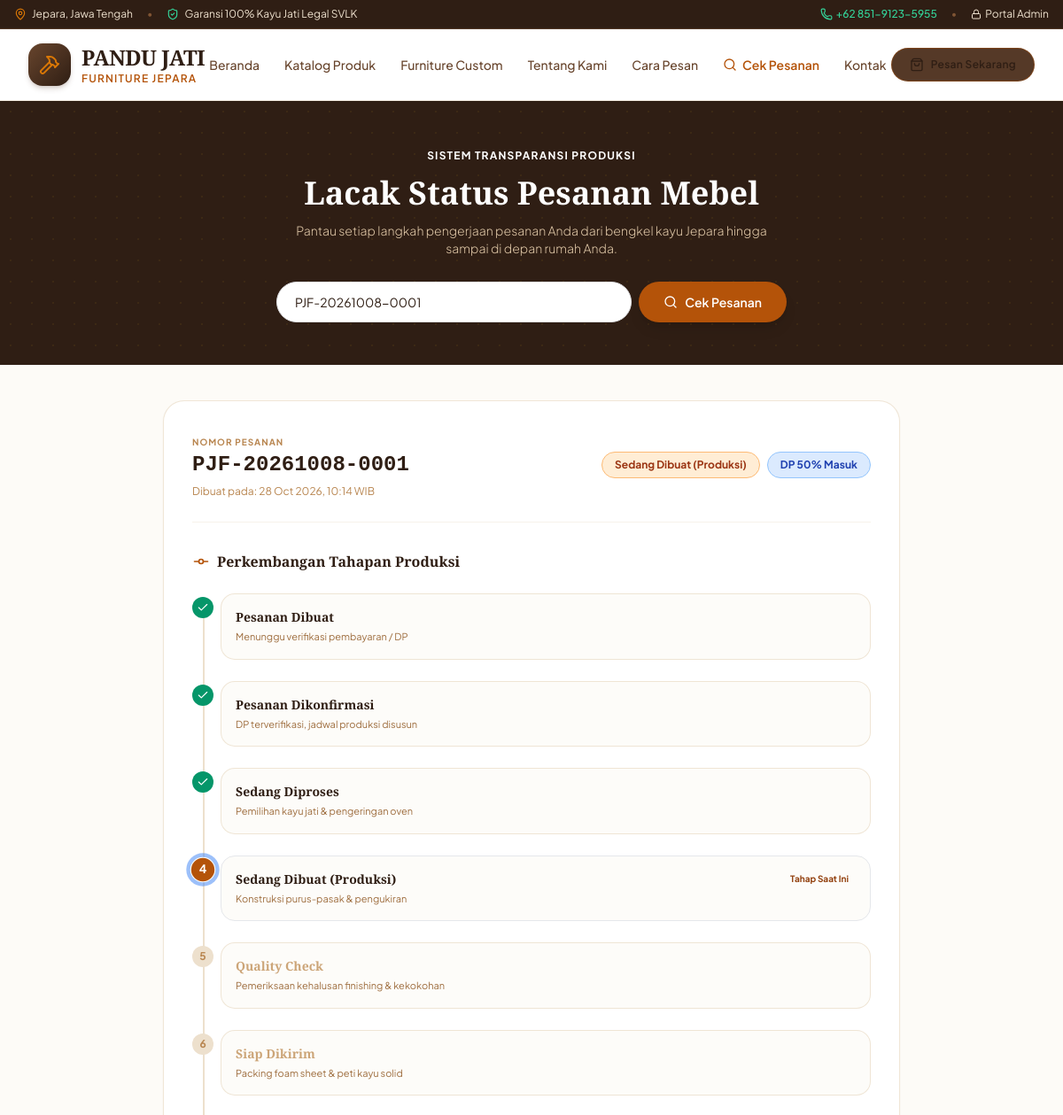
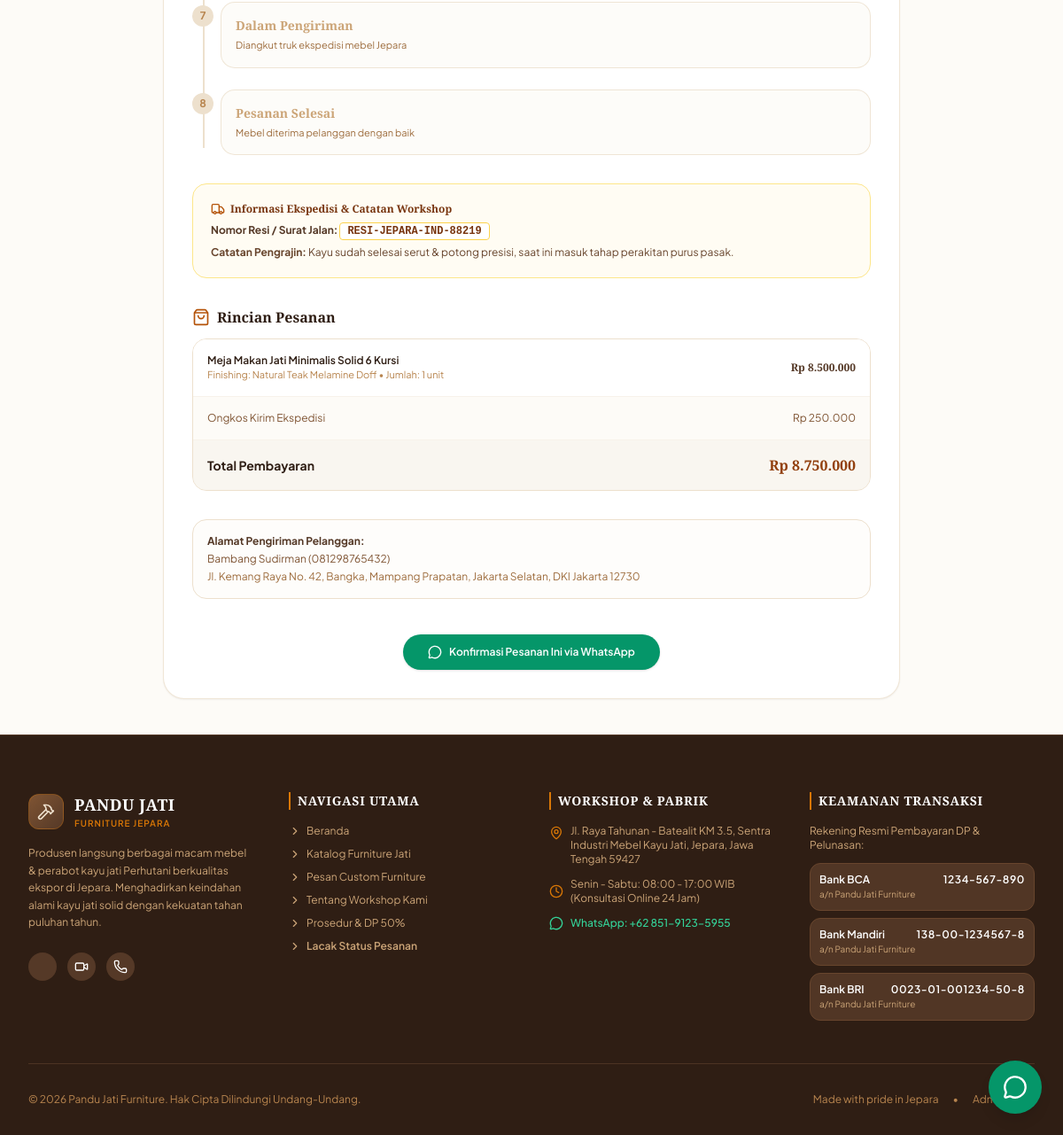
The app's page /cek-pesanan.php?id=PJF-20261008-0001 with its own data (2 pictures, top to bottom).
### tables this page shows
CREATE TABLE IF NOT EXISTS `orders` (
  `id` INT AUTO_INCREMENT PRIMARY KEY,
  `order_number` VARCHAR(30) NOT NULL UNIQUE,
  `customer_name` VARCHAR(100) NOT NULL,
  `customer_phone` VARCHAR(30) NOT NULL,
  `customer_email` VARCHAR(100) NOT NULL,
  `address` TEXT NOT NULL,
  `city` VARCHAR(100) NOT NULL,
  `province` VARCHAR(100) NOT NULL,
  `postal_code` VARCHAR(10),
  `shipping_method` VARCHAR(100) NOT NULL,
  `shipping_cost` DECIMAL(12,2) DEFAULT 0,
  `payment_method` VARCHAR(100) NOT NULL,
  `subtotal` DECIMAL(12,2) NOT NULL,
  `total_amount` DECIMAL(12,2) NOT NULL,
  `order_status` ENUM('PENDING','CONFIRMED','PROCESSING','PRODUCTION','QUALITY_CHECK','READY_TO_SHIP','SHIPPED','COMPLETED','CANCELLED') DEFAULT 'PENDING',
  `payment_status` ENUM('UNPAID','DP','PAID','REFUNDED') DEFAULT 'UNPAID',
  `customer_notes` TEXT,
  `tracking_number` VARCHAR(100) DEFAULT NULL,
  `admin_notes` TEXT,
  `created_at` TIMESTAMP DEFAULT CURRENT_TIMESTAMP,
  `updated_at` TIMESTAMP DEFAULT CURRENT_TIMESTAMP ON UPDATE CURRENT_TIMESTAMP
);

CREATE TABLE IF NOT EXISTS `order_items` (
  `id` INT AUTO_INCREMENT PRIMARY KEY,
  `order_id` INT NOT NULL,
  `product_id` INT,
  `product_name` VARCHAR(150) NOT NULL,
  `product_price` DECIMAL(12,2) NOT NULL,
  `quantity` INT NOT NULL DEFAULT 1,
  `finishing_choice` VARCHAR(100) DEFAULT 'Natural Teak Doff',
  `subtotal` DECIMAL(12,2) NOT NULL,
  FOREIGN KEY (`order_id`) REFERENCES `orders`(`id`) ON DELETE CASCADE
);

### config.php (called while the page is built, shortened)
<?php
$business = [
    'brand_name' => 'Pandu Jati Furniture',
    'legal_name' => 'CV. Pandu Jati Furniture Jepara',
    'tagline' => 'Furniture Jati Berkualitas untuk Rumah Impian Anda',
    'phone' => '+62 851-9123-5955',
    'whatsapp' => '6285191235955',
    'email' => 'info@pandujatifurniture.com',
    'address' => 'Jl. Raya Tahunan - Batealit KM 3.5, Sentra Industri Mebel Kayu Jati, Jepara, Jawa Tengah 59427',
    'hours' => 'Senin - Sabtu: 08:00 - 17:00 WIB (Konsultasi Online 24 Jam)',
    'instagram' => '@pandujati.furniture',
    'tiktok' => '@pandujatifurniture',
    'bank_accounts' => [
        ['bank' => 'BCA', 'number' => '1234-567-890', 'holder' => 'Pandu Jati Furniture'],
        ['bank' => 'Mandiri', 'number' => '138-00-1234567-8', 'holder' => 'Pandu Jati Furniture'],
        ['bank' => 'BRI', 'number' => '0023-01-001234-50-8', 'holder' => 'Pandu Jati Furniture']
    ],
    'shipping_options' => [
        ['id' => 'truk-jepara', 'name' => 'Truk Ekspedisi Khusus Mebel Jepara (Jawa - Bali - Sumatera)', 'cost' => 250000, 'time' => '2 - 5 Hari Kerja'],
        ['id' => 'kargo-crate', 'name' => 'Kargo Darat/Laut + Peti Kayu Solid (Luar Pulau)', 'cost' => 450000, 'time' => '5 - 10 Hari Kerja'],
        ['id' => 'pickup', 'name' => 'Ambil Sendiri di Workshop Jepara', 'cost' => 0, 'time' => 'Sesuai kesepakatan']
    ]
];
function formatRupiah($amount) {
    return 'Rp ' . number_format($amount, 0, ',', '.');
}
function getStatusBadge($status) {
    $badges = [
        'PENDING' => ['label' => 'Pesanan Dibuat', 'class' => 'bg-amber-100 text-amber-800 border-amber-300'],
        'CONFIRMED' => ['label' => 'Pesanan Dikonfirmasi', 'class' => 'bg-blue-100 text-blue-800 border-blue-300'],
        'PROCESSING' => ['label' => 'Sedang Diproses', 'class' => 'bg-indigo-100 text-indigo-800 border-indigo-300'],
        'PRODUCTION' => ['label' => 'Sedang Dibuat (Produksi)', 'class' => 'bg-orange-100 text-orange-800 border-orange-300'],
        'QUALITY_CHECK' => ['label' => 'Quality Check', 'class' => 'bg-purple-100 text-purple-800 border-purple-300'],
        'READY_TO_SHIP' => ['label' => 'Siap Dikirim', 'class' => 'bg-cyan-100 text-cyan-800 border-cyan-300'],
        'SHIPPED' => ['label' => 'Dalam Pengiriman', 'class' => 'bg-sky-100 text-sky-800 border-sky-300'],
        'COMPLETED' => ['label' => 'Pesanan Selesai', 'class' => 'bg-emerald-100 text-emerald-800 border-emerald-300'],
        'CANCELLED' => ['label' => 'Dibatalkan', 'class' => 'bg-rose-100 text-rose-800 border-rose-300'],
    ];
    return $badges[$status] ?? ['label' => $status, 'class' => 'bg-gray-100 text-gray-800 border-gray-300'];
}
function getPaymentBadge($status) {
    $badges = [
        'UNPAID' => ['label' => 'Belum Dibayar', 'class' => 'bg-rose-100 text-rose-800 border-rose-300'],
        'DP' => ['label' => 'DP 50% Masuk', 'class' => 'bg-blue-100 text-blue-800 border-blue-300'],
        'PAID' => ['label' => 'Lunas', 'class' => 'bg-emerald-100 text-emerald-800 border-emerald-300'],
        'REFUNDED' => ['label' => 'Refund', 'class' => 'bg-gray-100 text-gray-800 border-gray-300'],
    ];
    return $badges[$status] ?? ['label' => $status, 'class' => 'bg-gray-100 text-gray-800 border-gray-300'];
}

### cek-pesanan.php (the view, shortened to what this page needs)
<?php
require_once 'config.php';
$search_id = trim($_GET['id'] ?? '');
$order = null;
$items = [];
$not_found = false;
if (!empty($search_id)) {
    $stmt = $pdo->prepare("SELECT * FROM orders WHERE order_number = ? LIMIT 1");
    $stmt->execute([$search_id]);
    $order = $stmt->fetch();
    if ($order) {
        $item_stmt = $pdo->prepare("SELECT * FROM order_items WHERE order_id = ?");
        $item_stmt->execute([$order['id']]);
        $items = $item_stmt->fetchAll();
    } else {
        $not_found = true;
    }
}
$steps = [
    ['key' => 'PENDING', 'label' => 'Pesanan Dibuat', 'desc' => 'Menunggu verifikasi pembayaran / DP'],
    ['key' => 'CONFIRMED', 'label' => 'Pesanan Dikonfirmasi', 'desc' => 'DP terverifikasi, jadwal produksi disusun'],
    ['key' => 'PROCESSING', 'label' => 'Sedang Diproses', 'desc' => 'Pemilihan kayu jati & pengeringan oven'],
    ['key' => 'PRODUCTION', 'label' => 'Sedang Dibuat (Produksi)', 'desc' => 'Konstruksi purus-pasak & pengukiran'],
    ['key' => 'QUALITY_CHECK', 'label' => 'Quality Check', 'desc' => 'Pemeriksaan kehalusan finishing & kekokohan'],
    ['key' => 'READY_TO_SHIP', 'label' => 'Siap Dikirim', 'desc' => 'Packing foam sheet & peti kayu solid'],
    ['key' => 'SHIPPED', 'label' => 'Dalam Pengiriman', 'desc' => 'Diangkut truk ekspedisi mebel Jepara'],
    ['key' => 'COMPLETED', 'label' => 'Pesanan Selesai', 'desc' => 'Mebel diterima pelanggan dengan baik']
];
function getStepIndex($current_status, $steps) {
    foreach ($steps as $idx => $s) {
        if ($s['key'] === $current_status) {
            return $idx;
        }
    }
    return 0;
}
$current_step_idx = $order ? getStepIndex($order['order_status'], $steps) : 0;
include 'includes/header.php';
?>
<div class="bg-teak-950 text-white py-12 wood-texture">
    <div class="max-w-7xl mx-auto px-4 sm:px-6 lg:px-8 text-center space-y-3">
        <span class="text-xs font-bold text-amberwood-400 uppercase tracking-widest">Sistem Transparansi Produksi</span>
        <h1 class="font-serif text-3xl sm:text-4xl font-bold">Lacak Status Pesanan Mebel</h1>
        <p class="text-xs sm:text-sm text-teak-300 max-w-xl mx-auto font-light">
            Pantau setiap langkah pengerjaan pesanan Anda dari bengkel kayu Jepara hingga sampai di depan rumah Anda.
        </p>
        <form method="GET" action="cek-pesanan.php" class="max-w-xl mx-auto pt-4 flex flex-col sm:flex-row gap-2">
            <input type="text" name="id" value="<?= htmlspecialchars($search_id) ?>" placeholder="Masukkan nomor pesanan (Contoh: PJF-20261008-0001)" required class="flex-grow px-5 py-3 rounded-full text-teak-950 text-xs sm:text-sm border border-amberwood-400/50 focus:outline-none focus:ring-2 focus:ring-amberwood-400 bg-white">
            <button type="submit" class="bg-amberwood-600 hover:bg-amberwood-500 text-white font-semibold px-7 py-3 rounded-full text-xs sm:text-sm transition flex items-center justify-center gap-2 shadow-lg">
                <i data-lucide="search" class="w-4 h-4"></i> Cek Pesanan
            </button>
        </form>
    </div>
</div>
<div class="max-w-4xl mx-auto px-4 sm:px-6 lg:px-8 py-10">
    <?php if ($not_found): ?>
    <div class="bg-white rounded-3xl border border-rose-200 p-8 sm:p-12 text-center space-y-4 max-w-lg mx-auto shadow-sm">
        <div class="w-16 h-16 bg-rose-50 text-rose-600 rounded-full flex items-center justify-center mx-auto">
            <i data-lucide="alert-triangle" class="w-8 h-8"></i>
        </div>
        <h3 class="font-serif text-xl font-bold text-teak-950">Nomor Pesanan Tidak Ditemukan</h3>
        <p class="text-xs text-teak-600">
            Nomor pesanan "<strong><?= htmlspecialchars($search_id) ?></strong>" tidak terdaftar di sistem kami. Silakan periksa kembali huruf besar/kecil atau hubungi customer service kami jika Anda membutuhkan bantuan.
        </p>
        <div class="pt-2">
            <a href="https://wa.me/<?= $business['whatsapp'] ?>?text=Halo%20Pandu%20Jati,%20saya%20mau%20menanyakan%20status%20pesanan%20saya" target="_blank" class="inline-flex items-center gap-2 bg-emerald-600 text-white px-5 py-2.5 rounded-full text-xs font-semibold shadow hover:bg-emerald-700 transition">
                <i data-lucide="message-circle" class="w-4 h-4"></i> Tanya CS di WhatsApp
            </a>
        </div>
    </div>
    <?php elseif ($order): ?>
    <?php
    $st_badge = getStatusBadge($order['order_status']);
    $pay_badge = getPaymentBadge($order['payment_status']);
    ?>
    <div class="bg-white rounded-3xl border border-teak-200/80 p-6 sm:p-8 shadow-sm space-y-8">
        <div class="flex flex-col sm:flex-row justify-between items-start sm:items-center gap-4 border-b border-teak-100 pb-6">
            <div>
                <span class="text-[10px] text-teak-500 uppercase tracking-widest font-bold">Nomor Pesanan</span>
                <h2 class="font-mono text-2xl font-bold text-teak-950"><?= htmlspecialchars($order['order_number']) ?></h2>
                <span class="text-xs text-teak-500">Dibuat pada: <?= date('d M Y, H:i', strtotime($order['created_at'])) ?> WIB</span>
            </div>
            <div class="flex flex-wrap gap-2">
                <span class="px-3.5 py-1.5 rounded-full text-xs font-bold border <?= $st_badge['class'] ?>">
                    <?= $st_badge['label'] ?>
                </span>
                <span class="px-3.5 py-1.5 rounded-full text-xs font-bold border <?= $pay_badge['class'] ?>">
                    <?= $pay_badge['label'] ?>
                </span>
            </div>
        </div>
        <div>
            <h3 class="font-serif font-bold text-base text-teak-950 mb-6 flex items-center gap-2">
                <i data-lucide="git-commit" class="w-5 h-5 text-amberwood-600"></i>
                Perkembangan Tahapan Produksi
            </h3>
            <div class="relative pl-6 sm:pl-8 space-y-6 before:absolute before:left-3 before:top-2 before:bottom-2 before:w-0.5 before:bg-teak-200">
                <?php foreach ($steps as $idx => $s): ?>
                <?php
                $is_passed = ($current_step_idx >= $idx);
                $is_current = ($current_step_idx === $idx);
                ?>
                <div class="relative flex items-start gap-4">
                    <div class="absolute -left-6 sm:-left-8 top-1 w-6 h-6 rounded-full flex items-center justify-center text-xs font-bold transition-all <?= $is_current ? 'bg-amberwood-600 text-white ring-4 ring-amberwood-100 ring-offset-1 scale-110' : ($is_passed ? 'bg-emerald-600 text-white' : 'bg-teak-200 text-teak-500') ?>">
                        <?php if ($is_passed && !$is_current): ?>
                        <i data-lucide="check" class="w-3.5 h-3.5"></i>
                        <?php else: ?>
                        <?= $idx + 1 ?>
                        <?php endif; ?>
                    </div>
                    <div class="bg-teak-50/70 p-4 rounded-2xl border <?= $is_current ? 'border-amberwood-400 bg-amberwood-50/30' : 'border-teak-200/80' ?> w-full transition">
                        <div class="flex flex-col sm:flex-row justify-between sm:items-center">
                            <h4 class="font-serif font-bold text-xs sm:text-sm <?= $is_passed ? 'text-teak-950' : 'text-teak-400' ?>">
                                <?= $s['label'] ?>
                            </h4>
                            <?php if ($is_current): ?>
                            <span class="text-[10px] font-bold text-amberwood-700 bg-amberwood-100 px-2 py-0.5 rounded-full inline-block mt-1 sm:mt-0">
                                Tahap Saat Ini
                            </span>
                            <?php endif; ?>
                        </div>
                        <p class="text-[11px] text-teak-600 mt-1"><?= $s['desc'] ?></p>
                    </div>
                </div>
                <?php endforeach; ?>
            </div>
        </div>
        <?php if (!empty($order['tracking_number']) || !empty($order['admin_notes'])): ?>
        <div class="bg-amber-50/60 border border-amber-200 rounded-2xl p-5 space-y-2 text-xs">
            <h4 class="font-serif font-bold text-amber-900 flex items-center gap-1.5">
                <i data-lucide="truck" class="w-4 h-4 text-amber-700"></i> Informasi Ekspedisi &amp; Catatan Workshop
            </h4>
            <?php if (!empty($order['tracking_number'])): ?>
            <p class="text-teak-900">
                <strong>Nomor Resi / Surat Jalan:</strong>
                <span class="font-mono font-bold text-amber-900 bg-white px-2 py-0.5 rounded border border-amber-300"><?= htmlspecialchars($order['tracking_number']) ?></span>
            </p>
            <?php endif; ?>
            <?php if (!empty($order['admin_notes'])): ?>
            <p class="text-teak-800">
                <strong>Catatan Pengrajin:</strong> <?= htmlspecialchars($order['admin_notes']) ?>
            </p>
            <?php endif; ?>
        </div>
        <?php endif; ?>
        <div>
            <h3 class="font-serif font-bold text-base text-teak-950 mb-3 flex items-center gap-2">
                <i data-lucide="shopping-bag" class="w-5 h-5 text-amberwood-600"></i> Rincian Pesanan
            </h3>
            <div class="divide-y divide-teak-100 border border-teak-200 rounded-2xl overflow-hidden text-xs">
                <?php foreach ($items as $it): ?>
                <div class="p-4 bg-white flex justify-between items-center">
                    <div>
                        <h4 class="font-semibold text-teak-950"><?= htmlspecialchars($it['product_name']) ?></h4>
                        <span class="text-teak-500 text-[11px]">Finishing: <?= htmlspecialchars($it['finishing_choice']) ?> • Jumlah: <?= $it['quantity'] ?> unit</span>
                    </div>
                    <span class="font-bold text-teak-900 font-serif"><?= formatRupiah($it['subtotal']) ?></span>
                </div>
                <?php endforeach; ?>
                <div class="p-4 bg-teak-50 flex justify-between items-center text-teak-700">
                    <span>Ongkos Kirim Ekspedisi</span>
                    <span><?= formatRupiah($order['shipping_cost']) ?></span>
                </div>
                <div class="p-4 bg-teak-100/70 flex justify-between items-center text-sm font-bold text-teak-950">
                    <span>Total Pembayaran</span>
                    <span class="font-serif text-base text-amberwood-700"><?= formatRupiah($order['total_amount']) ?></span>
                </div>
            </div>
        </div>
        <div class="bg-teak-50/50 p-4 rounded-2xl border border-teak-200 text-xs space-y-1">
            <span class="font-bold text-teak-900">Alamat Pengiriman Pelanggan:</span>
            <p class="text-teak-700"><?= htmlspecialchars($order['customer_name']) ?> (<?= htmlspecialchars($order['customer_phone']) ?>)</p>
            <p class="text-teak-600"><?= htmlspecialchars($order['address']) ?>, <?= htmlspecialchars($order['city']) ?>, <?= htmlspecialchars($order['province']) ?> <?= htmlspecialchars($order['postal_code']) ?></p>
        </div>
        <div class="pt-2 text-center">
            <a href="https://wa.me/<?= $business['whatsapp'] ?>?text=Halo%20Pandu%20Jati,%20saya%20mau%20konfirmasi%20Nomor%20Pesanan%20*<?= urlencode($order['order_number']) ?>*" target="_blank" class="inline-flex items-center gap-2 bg-emerald-600 hover:bg-emerald-700 text-white font-semibold px-7 py-3 rounded-full text-xs shadow transition">
                <i data-lucide="message-circle" class="w-4 h-4"></i> Konfirmasi Pesanan Ini via WhatsApp
            </a>
        </div>
    </div>
    <?php endif; ?>
</div>
<?php include 'includes/footer.php'; ?>

### records on screen
orders: order_number "PJF-20261008-0001", created_at "28 Oct 2026, 10:14", order_status "Sedang Dibuat (Produksi)", payment_status "DP 50% Masuk", tracking_number "RESI-JEPARA-IND-88219", admin_notes "Kayu sudah selesai serut & potong presisi, saat ini masuk tahap perakitan purus pasak.", shipping_cost "Rp 250.000", total_amount "Rp 8.750.000", customer_name "Bambang Sudirman", customer_phone "081298765432", address "Jl. Kemang Raya No. 42, Bangka, Mampang Prapatan", city "Jakarta Selatan", province "DKI Jakarta", postal_code "12730"
order_items: product_name "Meja Makan Jati Minimalis Solid 6 Kursi", finishing_choice "Natural Teak Melamine Doff", quantity "1", subtotal "Rp 8.500.000"

### other values on screen
$business['phone'] "+62 851-9123-5955"
$s['label'] "Pesanan Dibuat"
$s['desc'] "Menunggu verifikasi pembayaran / DP"
$s['label'] "Pesanan Dikonfirmasi"
$s['desc'] "DP terverifikasi, jadwal produksi disusun"
$s['label'] "Sedang Diproses"
$s['desc'] "Pemilihan kayu jati & pengeringan oven"
$s['label'] "Sedang Dibuat (Produksi)"
$s['desc'] "Konstruksi purus-pasak & pengukiran"
$s['label'] "Quality Check"
$s['desc'] "Pemeriksaan kehalusan finishing & kekokohan"
$s['label'] "Siap Dikirim"
$s['desc'] "Packing foam sheet & peti kayu solid"
$s['label'] "Dalam Pengiriman"
$s['desc'] "Diangkut truk ekspedisi mebel Jepara"
